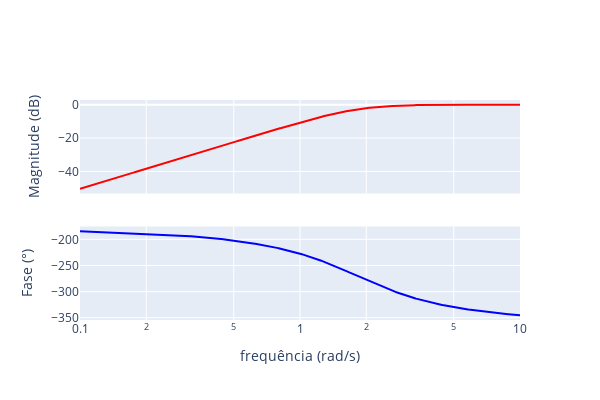

Write notebook code for a chart like this one.
### Code cell
# Análise função de sensibilidade:
ftSE = 1/(1+MA)

analiseBode(ftSE)

### Figure 1 — Plotly figure (JSON) as saved in the notebook; plotly's stock layout.template omitted (floating-point values rounded to 4 significant figures; data arrays with more than 128 entries replaced by an {"elided": "..."} marker saying what was removed)
{"data": [{"line": {"color": "red"}, "mode": "lines", "name": "Magnitude (dB)", "type": "scatter", "x": {"elided": "1000 float values"}, "xaxis": "x", "y": {"elided": "1000 float values"}, "yaxis": "y"}, {"line": {"color": "blue"}, "mode": "lines", "name": "Fase (°)", "type": "scatter", "x": {"elided": "1000 float values"}, "xaxis": "x2", "y": {"elided": "1000 float values"}, "yaxis": "y2"}], "layout": {"height": 400, "showlegend": false, "width": 600, "xaxis": {"anchor": "y", "domain": [0, 1], "matches": "x2", "showticklabels": false, "title": {"text": ""}, "type": "log"}, "xaxis2": {"anchor": "y2", "domain": [0, 1], "title": {"text": "frequência (rad/s)"}, "type": "log"}, "yaxis": {"anchor": "x", "domain": [0.575, 1], "title": {"text": "Magnitude (dB)"}}, "yaxis2": {"anchor": "x2", "domain": [0, 0.425], "title": {"text": "Fase (°)"}}}}
